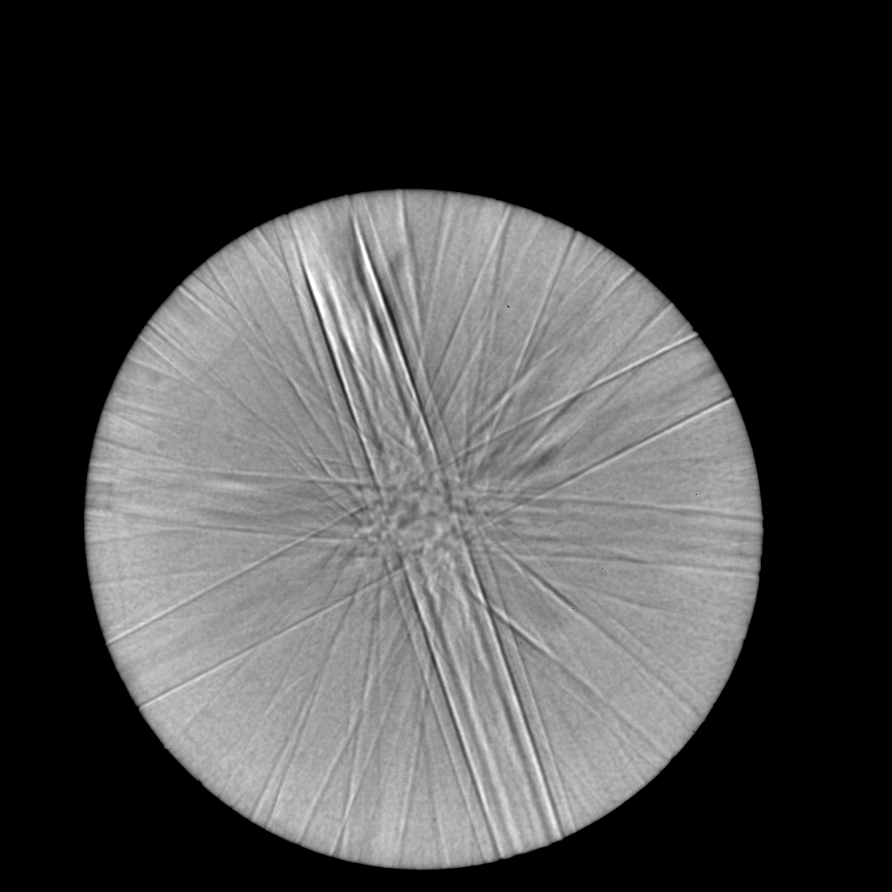
#> input picture data/train/samples/CBED_1.tif, 1783 x 1783 px (shown at 1/2 size); its folder holds only this picture in this run
$ python hough_v11.py
#> lines starting #> are read from the running program, lines starting #| are printed output that depends on the picture; after the words box and inside, x2 and y2 are one past the last pixel; in counts of white or black regions, pixels touching at a corner belong together
#> further down, image is the input picture: shape (1783, 1783); min 0, max 255, mean 70.1
import os
import cv2
import numpy as np
from matplotlib import cm
import matplotlib.pyplot as plt
from skimage.feature import canny
from sklearn.cluster import KMeans
from matplotlib.figure import Figure
from sklearn.metrics import silhouette_score
from sklearn.cluster import AffinityPropagation
from sklearn.linear_model import LinearRegression
from skimage.transform import probabilistic_hough_line
from matplotlib.backends.backend_agg import FigureCanvasAgg as FigureCanvas

def extract_lines(image, all_info = False):

    # Get probabilistic hough transform
#> called with all_info = True
    edges = canny(image, 2, 1, 25)
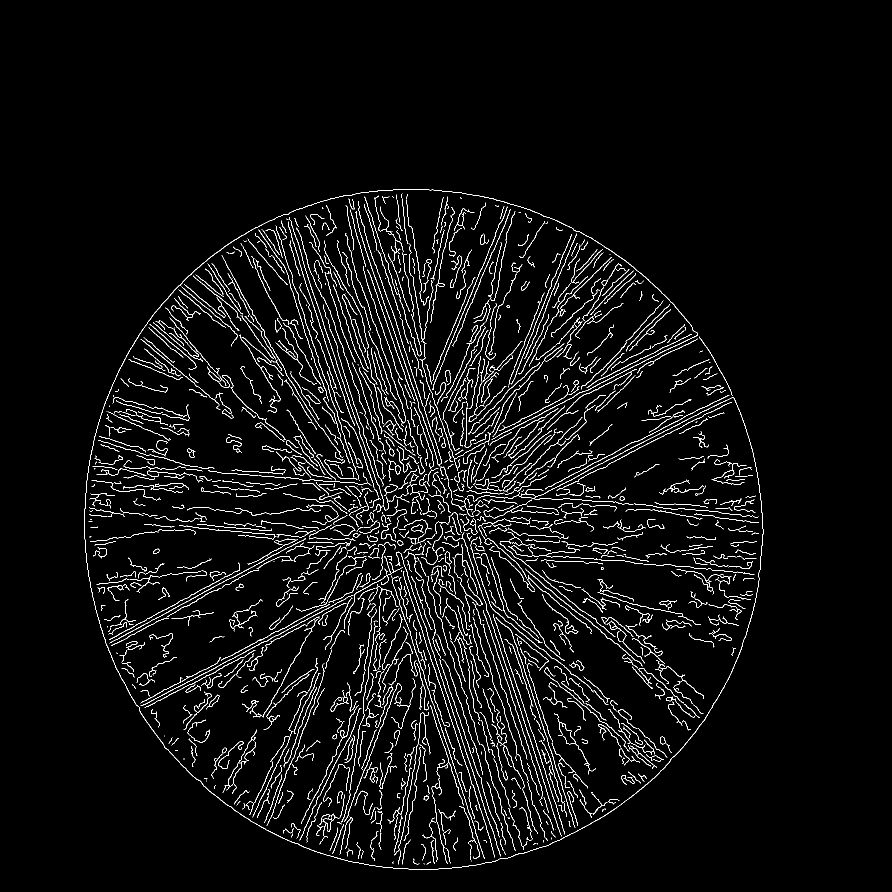
#> edges: shape (1783, 1783) bool (shown at 1/2 size); 3.7% white in thin lines or dots, all inside (x1, y1, x2, y2) = (168, 378, 1527, 1739)
    out = probabilistic_hough_line(edges, threshold=250, line_length=10, line_gap=3)
#> out = 549 items

    ###########

    # Get a list of the lines
    lines = []
    for line in out:
        p0, p1 = line

        # Extrapolate line
        m = (p0[1] - p1[1]) / (p0[0] - p1[0])
        b = p0[1] - (m * p0[0])

        # Append it to lines output
        lines.append([m, b])
#> this loop made 549 passes
#> (p0, p1, m, b) on passes 1 to 3: ((1055, 841), (1139, 797), -0.524, 1393.6), ((560, 1267), (672, 1207), -0.536, 1567), ((354, 1375), (530, 1282), -0.528, 1562.1)
#> after the loop, lines = 549 pairs, first value -7 to 3.67, second value -2297.5 to 7350

    lines = np.array(lines)
    lines = lines[np.argsort(lines[:, 0])]

    ###########

    # Do k-means on just the x-axis

    x_points = lines[:, 0].reshape(-1,1)
#> x_points = 549 values from -7 to 3.67

    sil = []
    sum_of_squared_distances = []
    K = range(2, 24)
    for k in K:
        kmeans = KMeans(n_clusters=k).fit(x_points)
        sum_of_squared_distances.append(kmeans.inertia_)
        sil.append(silhouette_score(x_points, kmeans.labels_, metric = 'euclidean'))
#> after the loop, sil = [0.676, 0.752, 0.717, 0.855, 0.832, 0.834, 0.874, 0.874, 0.871, 0.774, 0.77, 0.746, 0.755, 0.779, 0.751, 0.771, 0.605, 0.734, 0.761, 0.761, 0.765, 0.773]; sum_of_squared_distances = [656.1, 248.3, 199.9, 31.47, 26.88, 19.24, 14.71, 10.97, 8.93, 5.58, 4.32, 3.88, 3.46, 2.72, 2.57, 1.7, 1.89, 1.49, 1.03, 1.03, 0.798, 0.755]

    optimal_k = sil.index(max(sil)) + 2
#> optimal_k = 9

    ###########

    clusters = []
    for j in range(optimal_k):
        if lines[kmeans.labels_ == j].shape[0] > 0:
            clusters.append(lines[kmeans.labels_ == j]) # TODO: Maybe only do clusters that have two distinct clusters and points > 5
#> after the loop, clusters = 9 point arrays, longest 168 points

    ###########

    # Find the means of the clusters

    stds = []
    x_means = []
    y_means = []
    for j in range(len(clusters)):
        stds.append(np.std(lines[kmeans.labels_ == j][:, 1]))
        x_means.append(np.mean(lines[kmeans.labels_ == j][:, 0]))
        y_means.append(np.mean(lines[kmeans.labels_ == j][:, 1]))
#> this loop made 9 passes
#> after the loop, stds = [81.87, 237.7, 174.7, 80.76, 5, 47.55, 123.1, 84.34, 32.22]; x_means = [-0.527, 3, -2.58, 0.841, -6, 0.0811, -2.06, -1, 1.55]; y_means = [1467.7, -1558.7, 3321, 310, 6521, 994.7, 2763.5, 1846.3, -87.94]

    ###########

    # Return lines

    extracted_lines = []

    for j in range(len(clusters)):
        m = x_means[j]
        b1 = y_means[j] + stds[j]
        b2 = y_means[j] - stds[j]

        extracted_lines.append([[m, b1], [m, b2]]) # TODO: Here, find the closest points to these coordinates rather than just arbitarily choosing based on STD
#> this loop made 9 passes
#> (m, b1, b2) on passes 1 to 9: (-0.527, 1549.6, 1385.9), (3, -1320.9, -1796.4), (-2.58, 3495.7, 3146.2), (0.841, 390.8, 229.2), (-6, 6526, 6516), (0.0811, 1042.3, 947.2), (-2.06, 2886.7, 2640.4), (-1, 1930.6, 1761.9), (1.55, -55.72, -120.2)
#> after the loop, extracted_lines = 9 items

    return [extracted_lines, lines, clusters] if all_info else extracted_lines

# TODO: Create a function to determine the movement vector

###########
###########
###########

# Plot lines on graph

for i in range(1, 21):
    image = cv2.imread("data/train/samples/CBED_" + str(i) + ".tif", cv2.IMREAD_GRAYSCALE)

    fig, axes = plt.subplots(1, 3, figsize=(20, 10))
    ax = axes.ravel()

    ax[0].imshow(image, cmap=cm.gray)
    ax[0].set_xlim((0, image.shape[0]))
    ax[0].set_ylim((0, image.shape[1]))

    ax[1].imshow(image, cmap=cm.gray)
    ax[1].set_xlim((0, image.shape[0]))
    ax[1].set_ylim((0, image.shape[1]))

    ax[2].imshow(image, cmap=cm.gray)
    ax[2].set_xlim((0, image.shape[0]))
    ax[2].set_ylim((0, image.shape[1]))

    extracted_lines, all_lines, clusters = extract_lines(image, all_info=True)
#> extracted_lines = 9 items; all_lines has the same summary as lines in extract_lines; clusters = 9 point arrays, longest 168 points

    for line in all_lines:
        m, b = line
        x_vals = np.array(ax[0].get_xlim())
        y_vals = b + m * x_vals
        ax[1].plot(x_vals, y_vals, alpha=0.5, c='r')
#> this loop made 549 passes
#> (m, b, y_vals) on passes 1 to 3: (-7, 7350, [7350, -5131]), (-6.75, 7290.5, [7290.5, -4744.8]), (-6.33, 6776.7, [6776.7, -4515.7])

    colors = ['green', 'royalblue', 'orange', 'firebrick', 'teal', 'indigo', 'deeppink', 'lawngreen', 'sienna', 'olive', 'tan', 'coral', 'rosybrown', 'mediumpurple']
    for lines in extracted_lines:

        color = colors[0]
        del colors[0]

        for line in lines:
            m, b = line
            x_vals = np.array(ax[1].get_xlim())
            y_vals = b + m * x_vals
            ax[1].plot(x_vals, y_vals, c='b')
            ax[2].plot(x_vals, y_vals, c=color)
#> this loop made 9 passes
#> (lines, color) on passes 1 to 9: ([[-0.527, 1549.6], [-0.527, 1385.9]], 'green'), ([[3, -1320.9], [3, -1796.4]], 'royalblue'), ([[-2.58, 3495.7], [-2.58, 3146.2]], 'orange'), ([[0.841, 390.8], [0.841, 229.2]], 'firebrick'), ([[-6, 6526], [-6, 6516]], 'teal'), ([[0.0811, 1042.3], [0.0811, 947.2]], 'indigo'), ([[-2.06, 2886.7], [-2.06, 2640.4]], 'deeppink'), ([[-1, 1930.6], [-1, 1761.9]], 'lawngreen'), ([[1.55, -55.72], [1.55, -120.2]], 'sienna')

    path = "./outputimages/" + str(i)
    if not os.path.exists(path):
        os.makedirs(path)

    plt.savefig(path + "/out.png")
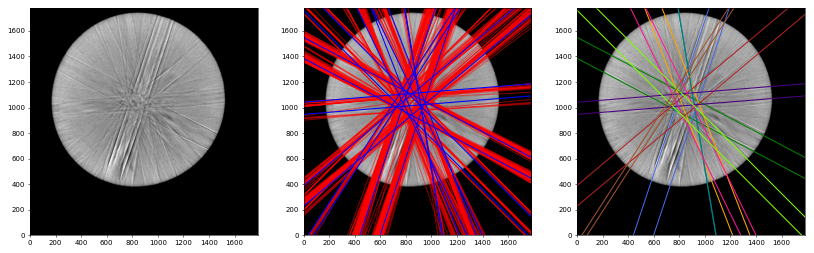
#> figure drawn by matplotlib, 3 panels


    fig, axes = plt.subplots(1, 2, figsize=(30, 15))
    ax = axes.ravel()

    colors = ['green', 'royalblue', 'orange', 'firebrick', 'teal', 'mediumpurple', 'deeppink', 'lawngreen', 'sienna', 'olive', 'tan', 'coral', 'rosybrown', 'indigo']
    for j in range(len(clusters)):

        color = colors[0]
        del colors[0]

        ax[0].scatter(clusters[j][:, 0], [0 for k in range(len(clusters[j][:, 0]))], c=color)
        ax[1].scatter(clusters[j][:, 0], clusters[j][:, 1], c=color)
#> this loop made 9 passes
#> color on passes 1 to 9: 'green', 'royalblue', 'orange', 'firebrick', 'teal', 'mediumpurple', 'deeppink', 'lawngreen', 'sienna'

    plt.savefig(path + "/data.png")
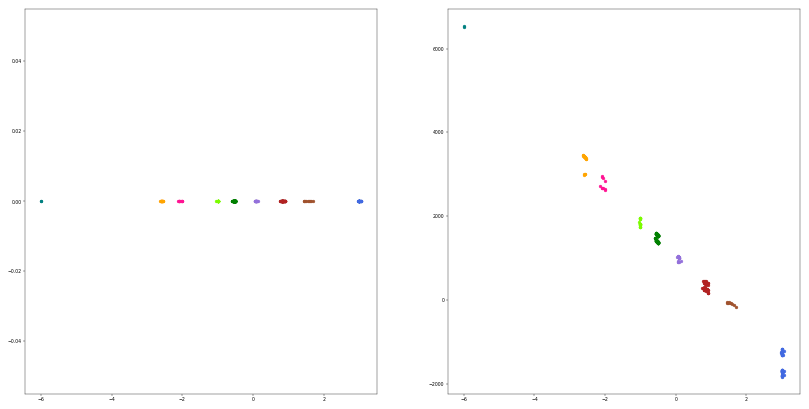
#> figure drawn by matplotlib, 2 panels
#> (the run stopped early here; a loop or call above may not have finished)
